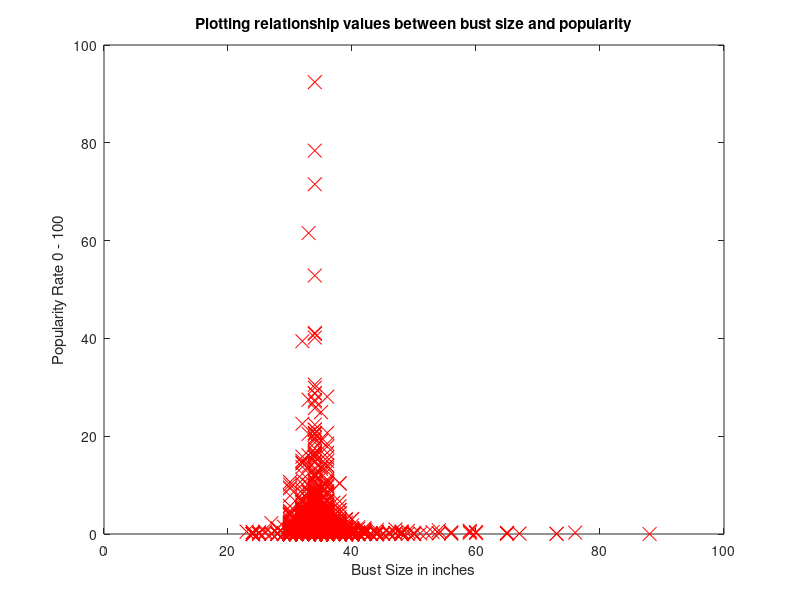

Recreate this plot in MATLAB.
data = load('trainingBust.txt');
X = data(:, 1);
y = data(:, 2);
m = length(y); % number of training examples
plot(X, y, 'rx', 'MarkerSize', 10); % Plot the data
ylabel('Popularity Rate 0 - 100'); % Set the y−axis label
xlabel('Bust Size in inches'); % Set the x−axis labe
xlim([0 100])
title ("Plotting relationship values between bust size and popularity");
